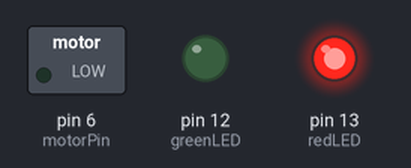
This sketch was run on a simulated Arduino Uno, built with avr-gcc and run on an emulated ATmega328P. Parts: switched loads named in the sketch (green lamp = pin HIGH), output pins drawn as LEDs (lit = HIGH).

Above: at 0.1 s.
At 1.1 s:
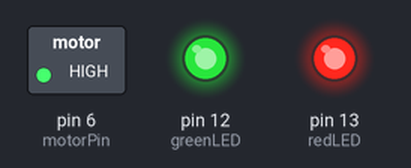
Timing chart, 0 to 2.6 s (numbered marks = the images above):
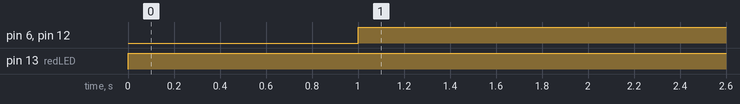

The sketch:

motor_led.ino
```cpp
int redLED=13,greenLED=12, motorPin=6;

void setup() {
  // put your setup code here, to run once:
  pinMode(redLED,OUTPUT);
  pinMode(greenLED,OUTPUT);
  pinMode(motorPin,OUTPUT);

}

void loop() {
  // put your main code here, to run repeatedly:
  digitalWrite(redLED,HIGH);
  delay(1000);
  if(redLED==HIGH){
    digitalWrite(greenLED,LOW);
    digitalWrite(motorPin,LOW);
    }else{
    digitalWrite(redLED,HIGH);
    digitalWrite(greenLED,HIGH);
    digitalWrite(motorPin,HIGH);
    }
    delay(5000);

}
```

Measured:
- by itself, pin 6 (motorPin), pin 12 (greenLED): LOW → HIGH at 1.0 s
- by itself, pin 13 (redLED): LOW → HIGH at 0.00 s
